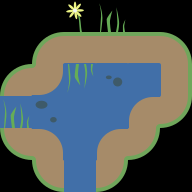

This game map was drawn from its Tiled (.tmx) file and the tilesets committed beside it. A one-line description and the trimmed map source follow:
An orthogonal 6x6 tile map with 32x32 px tiles, 2 tile layers (ground, deco).

<map version="1.0" orientation="orthogonal" renderorder="left-down" width="6" height="6" tilewidth="32" tileheight="32" nextobjectid="12">
 <tileset firstgid="1" source="tileset.tsx" />
 <layer name="ground" width="6" height="6">
  <data>[36 cells, 25 non-empty, 12 distinct tile ids]</data>
 </layer>
 <layer name="deco" width="6" height="6">
  <data>[36 cells, 4 non-empty, 3 distinct tile ids]</data>
 </layer>
</map>
